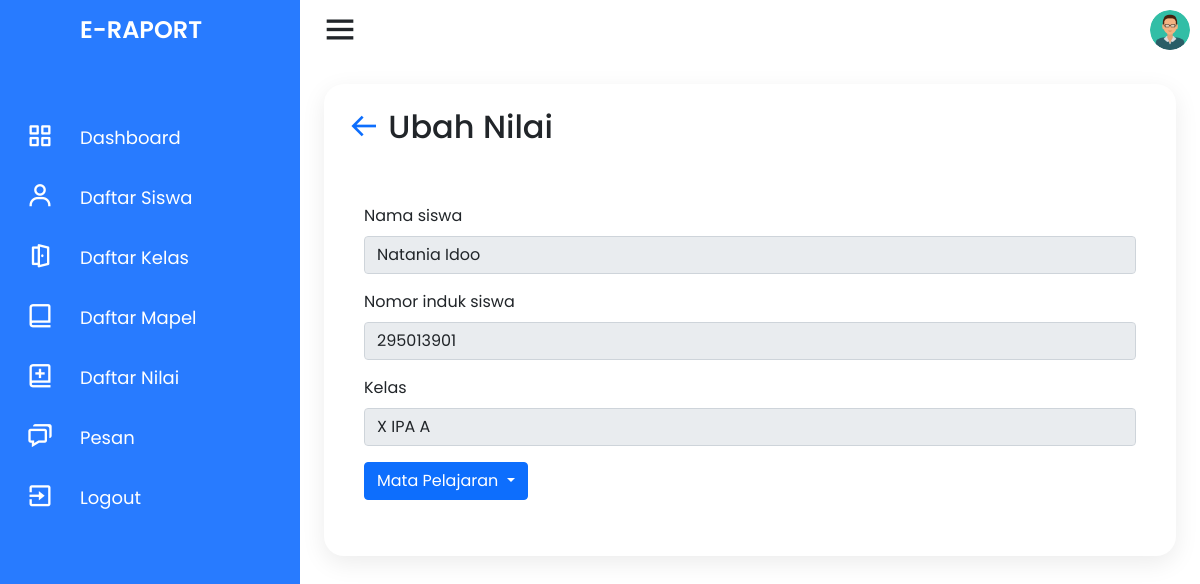
The page /guru/ubah-nilai?nis=295013901 (signed in) on the database its author committed.
### tables this page shows
CREATE TABLE `siswa` (
  `nis` varchar(11) NOT NULL,
  `nama_siswa` varchar(50) NOT NULL,
  `jenis_kelamin` enum('Laki-laki','Perempuan') NOT NULL,
  `alamat` text NOT NULL,
  `email` varchar(50) NOT NULL,
  `no_telp` varchar(14) NOT NULL,
  `agama` enum('Islam','Kristen','Katolik','Hindu','Buddha','Konghuchu') NOT NULL,
  `id_kelas` int(11) NOT NULL,
  `tanggal_lahir` date NOT NULL,
  `password` varchar(255) NOT NULL
);

CREATE TABLE `kelas` (
  `id_kelas` int(11) NOT NULL,
  `nama_kelas` varchar(30) NOT NULL,
  `nip` varchar(11) DEFAULT NULL
);

### model/siswa.php (called while the page is built, shortened)
<?php
require_once dirname(__FILE__) .'/../connection.php';
class Siswa {
    public function get_detail_siswa($nis)
    {
        global $conn;
        $query = "SELECT * FROM siswa WHERE nis = '$nis'";
        $result = $conn->query($query);
        if ($result) {
            if ($result->num_rows === 1) {
                $siswa = $result->fetch_assoc();
                return $siswa;
            }
        }
        return false;
    }
    public function get_kelas_siswa($nis)
    {
        global $conn;
        $query = "SELECT nama_kelas FROM siswa,kelas WHERE siswa.id_kelas=kelas.id_kelas AND nis=$nis";
        $result = $conn->query($query);
        if ($result && $result->num_rows > 0) {
            $row = $result->fetch_assoc();
            return $row['nama_kelas'];
        } else {
            return false;
        }
    }
}
?>

### guru/ubah-nilai.php (the view, shortened to what this page needs)
<?php
require_once dirname(__FILE__) . '/../model/guru.php';
require_once dirname(__FILE__) . '/../model/siswa.php';
$login_as = $_SESSION['login_as'];
if (isset($_GET['nis'])) {
    $siswaid = $_GET['nis'];
} else {
    header('location: daftar-nilai');
}
$siswa = new Siswa();
?>
<!DOCTYPE html>
<html lang="en" dir="ltr">
<head>
    <link rel="stylesheet" href="style.css">
    <link href='https://unpkg.com/boxicons@2.0.7/css/boxicons.min.css' rel='stylesheet'>
    <link href="https://cdn.jsdelivr.net/npm/bootstrap@5.1.3/dist/css/bootstrap.min.css" rel="stylesheet">
    <link rel="stylesheet" href="../assets/css/style.css">
</head>
<body>
    <div class="container">
        <div class="navigation">
            <ul>
                <li>
                    <a href="#">
                        <span class="icon"></span>
                        <h1 class="title">E-Raport</h1>
                    </a>
                </li>
                <li>
                    <a href="../index">
                        <span class="icon"><i class='bx bx-grid-alt'></i></span>
                        <span class="title">Dashboard</span>
                    </a>
                </li>
                <li>
                    <a href="daftar-siswa">
                        <span class="icon"><i class='bx bx-user'></i></span>
                        <span class="title">Daftar Siswa</span>
                    </a>
                </li>
                <li>
                    <a href="daftar-kelas">
                        <span class="icon"><i class='bx bx-door-open'></i></span>
                        <span class="title">Daftar Kelas</span>
                    </a>
                </li>
                <li>
                    <a href="daftar-mapel">
                        <span class="icon"><i class='bx bx-book-alt'></i></span>
                        <span class="title">Daftar Mapel</span>
                    </a>
                </li>
                <li>
                    <a href="daftar-nilai">
                        <span class="icon"><i class='bx bx-book-add'></i></span>
                        <span class="title">Daftar Nilai</span>
                    </a>
                </li>
                <li>
                    <a href="pesan">
                        <span class="icon"><i class='bx bx-chat'></i></span>
                        <span class="title">Pesan</span>
                    </a>
                </li>
                <li>
                    <a href="../logout">
                        <span class="icon"><i class='bx bx-exit'></i></span>
                        <span class="title">Logout</span>
                    </a>
                </li>
            </ul>
        </div>
    </div>
    <div class="main">
        <div class="topbar">
            <div class="toggle">
                <i class='bx bx-menu'></i>
            </div>
            <div class="user">
                                <?php
                if ($login_as == "siswa") {
                    $pp = "../assets/img/pp/std.png";
                } elseif ($login_as == "guru") {
                    $pp = "../assets/img/pp/guru.png";
                } elseif ($login_as == "admin") {
                    $pp = "../assets/img/pp/admin.png";
                }
                ?>
                <img src="<?php echo $pp; ?>" alt="user">
            </div>
        </div>
        <div class="konten">
            <h2 class="konten_title">
                <a href="./daftar-nilai" class="back-btn"><i class='bx bx-arrow-back'></i></a>
                Ubah Nilai
            </h2>
            <div class="konten_isi">
                <?php
                $result_siswa = $siswa->get_detail_siswa($siswaid);
                if ($result_siswa) {
                ?>
                    <form class="konten_ubah_nilai was-validated" id="form_ubah_nilai" name="form_nilai" action="../controller/action_nilai" method="post">
                        <div class="mb-3">
                            <label for="namaSiswa" class="form-label">Nama siswa</label>
                            <input type="text" class="form-control" id="namaSiswa" disabled value="<?php echo $result_siswa['nama_siswa']; ?>">
                        </div>
                        <div class="mb-3">
                            <label for="nomorIndukSiswa" class="form-label">Nomor induk siswa</label>
                            <input type="text" name="nis-disabled" class="form-control" id="nomorIndukSiswa" disabled value="<?php echo $result_siswa['nis']; ?>" placeholder="<?php echo $result_siswa['nis']; ?>">
                        </div>
                        <div class="mb-3">
                            <label for="kelasSiswa" class="form-label">Kelas</label>
                            <?php
                            $nama_kelas = $siswa->get_kelas_siswa($siswaid);
                            if ($nama_kelas) {
                            ?>
                                <input type="text" class="form-control" id="kelasSiswa" disabled value="<?php echo $nama_kelas; ?>">
                            <?php
                            }
                            ?>
                        </div>
                        <div class="mb-3">
                            <div class="dropdown">
                                <a class="btn btn-primary dropdown-toggle" href="#" role="button" id="dropdownMenuMapel" data-bs-toggle="dropdown" aria-expanded="false">
                                    Mata Pelajaran
                                </a>
                            </div>
                        </div>
        <?php
                    }
        ?>
            </div>
        </div>
    </div>
</body>
</html>

### assets/css/style.css (style rules this page uses)
* { margin: 0; padding: 0; box-sizing: border-box; font-family: 'Poppins', sans-serif; }
dl, ol, ul { padding: 0; margin: 0; }
:root { --blue: #287bff; --white: #fff; --grey: #f5f5f5; --black1: #222; --black2: #999; --pad-sm: 8px; --pad-md: 16px; --pad-lg: 24px; --pad-xl: 32px; --pad-xxl: 64px; }
body { min-height: 100vh; overflow-x: hidden; }
.container { position: relative; width: 100%; max-width: none; }
.navigation { left: 0; position: fixed; width: 300px; height: 100%; background: var(--blue); border-left: 10px solid var(--blue); transition: .5s; overflow: hidden; padding: 0; margin: 0; }
.navigation ul { position: absolute; top: 0; left: 0; width: 100%; }
.navigation ul li { position: relative; width: 100%; list-style: none; border-top-left-radius: 30px; border-bottom-left-radius: 30px; }
.navigation ul li:nth-child(1) { margin-bottom: 40px; pointer-events: none; }
.navigation ul li a { position: relative; display: block; width: 100%; display: flex; text-decoration: none; color: var(--white); }
.navigation ul li a .icon { position: relative; display: block; min-width: 60px; height: 60px; line-height: 70px; text-align: center; }
.navigation ul li a .icon .bx { font-size: 1.75em; }
.navigation ul li a .title { position: relative; display: block; padding: 0 10px; height: 60px; line-height: 60px; text-align: start; white-space: nowrap; font-size: 18px; }
.navigation ul li h1 { text-transform: uppercase; font-weight: 600; font-size: 24px !important; }
.main { position: absolute; width: calc(100% - 300px); left: 300px; min-height: 100vh; background: var(--white); transition: .5s; }
.topbar { width: 100%; height: 60px; display: flex; justify-content: space-between; align-items: center; padding: 0 10px; }
.toggle { position: relative; width: 60px; height: 60px; display: flex; justify-content: center; align-items: center; font-size: 2.5em; cursor: pointer; }
.user { position: relative; width: 40px; height: 40px; border-radius: 50%; overflow: hidden; cursor: pointer; }
.user img { position: absolute; top: 0; left: 0; width: 100%; height: auto; object-fit: cover; }
.konten { display: block; padding: var(--pad-lg); margin: var(--pad-lg); position: relative; background: var(--white); border-radius: 20px; box-shadow: 0 7px 25px rgba(0, 0, 0, 0.08); border: none; overflow: hidden; }
.konten .konten_isi { overflow: hidden; padding: var(--pad-sm); }
.konten .konten_title, .konten .konten_isi .konten_pengaturan, .konten .konten_isi .konten_table, .konten .konten_isi .konten_nav { margin-bottom: var(--pad-lg); }
.konten .konten_isi .dropdown, .konten .konten_isi .konten_table table .aksi a { margin-right: var(--pad-sm); }
.konten .konten_ubah_nilai { margin: var(--pad-lg) var(--pad-sm); }
.back-btn { vertical-align: middle; }

### guru/ubah-nilai.php (style rules this page uses)
.navigation { transform: translateX(-100%); animation: slideIn 0.8s forwards; }
.konten { opacity: 0; animation: fadeIn 1s 0.8s forwards; }
.navigation ul li a { transition: background-color 0.3s, padding-left 0.3s; }

### rows shown on the page
siswa: nama_siswa "Natania Idoo", nis-disabled "295013901"
kelas: nama_kelas "X IPA A"
